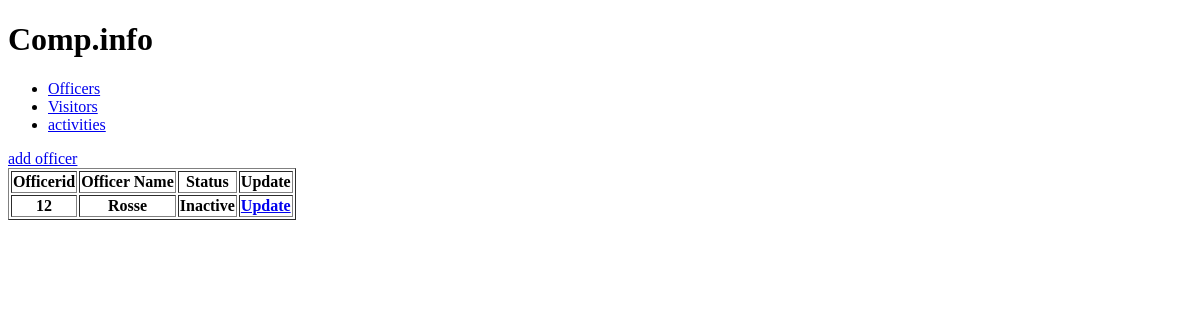
The page /officer/ on the database as committed earlier.
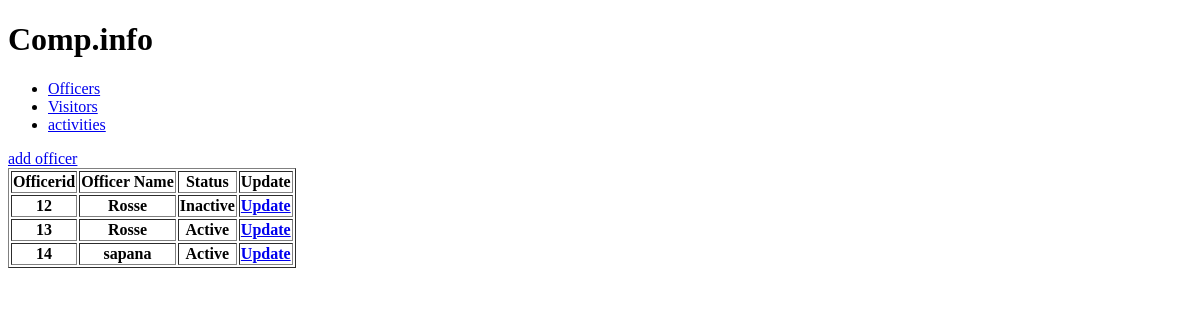
The same page on the database as committed later.
### officer/models.py (models this page shows, shortened)
class Officer(models.Model):
	name =	models.CharField(max_length=50)
	post =	models.CharField(max_length=50)
	is_active =	models.BooleanField(default=True)
	workstartTime =	models.TimeField()
	workendTime =	models.TimeField()

### officer/views.py (the view)
# urls.py: path('',views.officerinfo,name="officerinfo"),
def officerinfo(request):
	officers = Officer.objects.all()
	return render(request,'officer/officerinfo.html',{'content':officers})

### Templates/officer/officerinfo.html
{% extends 'home.html' %}
{% block content %}
<div>
	<div>
		<div><a href="{% url 'create-officer' %}">add officer</a></div>
		<table border=1>
			<tr>
				<th>Officerid</th>
				<th>Officer Name</th>
				<th>Status</th>
				<th>Update</th>
			</tr>
			{% for officer in content %}
			<tr>
				<th>{{officer.id}}</th>
				<th>{{officer.name}}</th>
				<th>{% if officer.is_active %}Active {% else %}Inactive{% endif %}</th>
				<th><a href="{% url 'update-officer' officer.id %}">Update</a></th>
			</tr>
			{% endfor %}
		</table>
	</div>
</div>
{% endblock %}

Rows that differ between the two databases and show on the page:
added Officer: id "13", name "Rosse", is_active "Active"
added Officer: id "14", name "sapana", is_active "Active"
